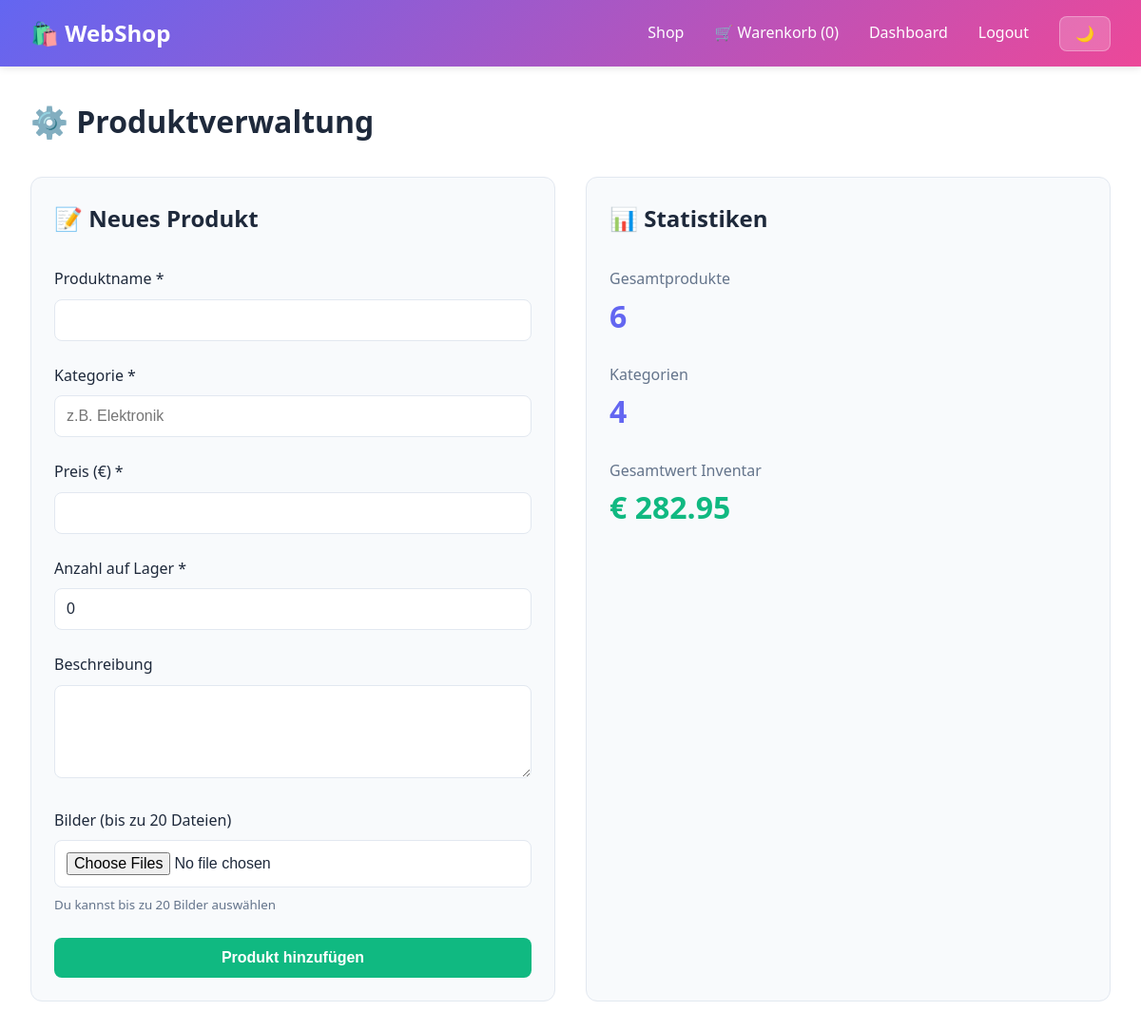
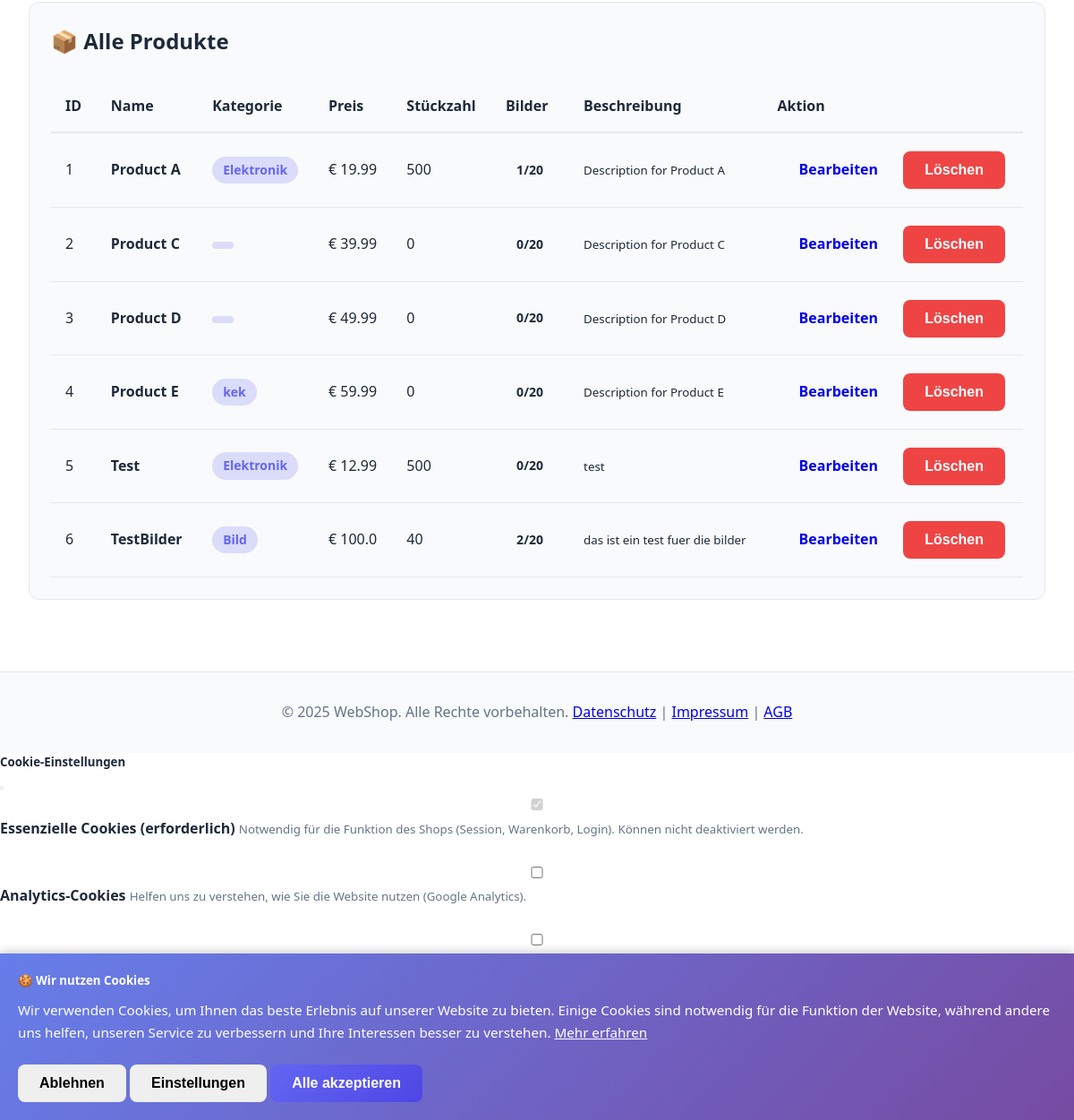
/admin/products (signed in), run on the app's committed database (2 pictures, top to bottom).
### tables this page shows
CREATE TABLE products (
            id INTEGER PRIMARY KEY AUTOINCREMENT,
            name TEXT NOT NULL,
            category TEXT,
            price REAL NOT NULL,
            description TEXT,
            images TEXT,
            stock INTEGER DEFAULT 0,
            created_at TEXT DEFAULT CURRENT_TIMESTAMP
        );

### src/app.py (the view, shortened to what this page needs)
@app.route("/admin/products", methods=["GET", "POST"])
def admin_products():
    user = session.get("user")
    if not user or user.get("role") != "admin":
        flash("Zugriff verweigert.", "danger")
        return redirect(url_for("index"))
    products = backend.get_all_products()
    cart = session.get("cart", [])
    cart_count = get_cart_item_count(cart)
    return render_template("admin_products.html", user=user, products=products, cart_count=cart_count)

### src/app.py (called while the page is built)
def get_cart_item_count(cart):
    return sum(int(item.get('quantity', 1)) for item in cart)

@app.before_request
def before_request():
    if request.path in ['/login', '/register', '/logout', '/cart', '/orders']:
        pass  # Wird bereits in den Routes geloggt

### src/storage/hybrid_backend.py (called while the page is built)
    def _try_sqlite(self, method_name, *args, **kwargs):
        if not self.sqlite:
            return None
        try:
            method = getattr(self.sqlite, method_name)
            return method(*args, **kwargs)
        except Exception as e:
            self._log_fallback(method_name, e)
            return None

    def get_all_products(self):
        result = self._try_sqlite('get_all_products')
        if result:
            return result
        return self.csv.get_all_products()

### src/storage/sqlite_backend.py (called while the page is built)
    def get_all_products(self):
        cursor = self.connection.cursor()
        cursor.execute('SELECT * FROM products')
        products = []
        for row in cursor.fetchall():
            product = dict(row)
            if product.get('images'):
                try:
                    product['images'] = json.loads(product['images'])
                except:
                    product['images'] = []
            else:
                product['images'] = []
            products.append(product)
        return products

### src/templates/admin_products.html (shortened to what this page needs)
{% extends "base.html" %}
{% block content %}
<div class="container">
    <h1 class="mb-4">⚙️ Produktverwaltung</h1>
    <div style="display: grid; grid-template-columns: 1fr 1fr; gap: 2rem; margin-bottom: 2rem;">
        <div class="card">
            <h2 class="mb-4">📝 Neues Produkt</h2>
            <form method="POST" enctype="multipart/form-data">
                <div class="form-group">
                    <label for="name">Produktname *</label>
                    <input type="text" id="name" name="name" required>
                </div>
                <div class="form-group">
                    <label for="category">Kategorie *</label>
                    <input type="text" id="category" name="category" placeholder="z.B. Elektronik" required>
                </div>
                <div class="form-group">
                    <label for="price">Preis (€) *</label>
                    <input type="number" id="price" name="price" step="0.01" min="0" required>
                </div>
                <div class="form-group">
                    <label for="stock">Anzahl auf Lager *</label>
                    <input type="number" id="stock" name="stock" step="1" min="0" value="0" required>
                </div>
                <div class="form-group">
                    <label for="description">Beschreibung</label>
                    <textarea id="description" name="description" rows="4" style="resize: vertical;"></textarea>
                </div>
                <div class="form-group">
                    <label for="images">Bilder (bis zu 20 Dateien)</label>
                    <input type="file" id="images" name="images" accept="image/*" multiple>
                    <small class="text-muted" style="display: block; margin-top: 0.5rem;">Du kannst bis zu 20
                        Bilder auswählen</small>
                </div>
                <button type="submit" class="btn btn-success btn-block">Produkt hinzufügen</button>
            </form>
        </div>
        <div class="card">
            <h2 class="mb-4">📊 Statistiken</h2>
            <div class="mb-3">
                <p class="text-muted">Gesamtprodukte</p>
                <h3 style="font-size: 2rem; color: var(--primary);">{{ products|length }}</h3>
            </div>
            <div class="mb-3">
                <p class="text-muted">Kategorien</p>
                <h3 style="font-size: 2rem; color: var(--primary);">
                    {{ (products | map(attribute='category') | unique | list | length) if products else 0 }}
                </h3>
            </div>
            <div>
                <p class="text-muted">Gesamtwert Inventar</p>
                <h3 style="font-size: 2rem; color: var(--success);">
                    € {{ "%.2f"|format(products | map(attribute='price') | map('float') | sum) if products else
                    0 }}
                </h3>
            </div>
        </div>
    </div>
    <div class="card">
        <h2 class="mb-3">📦 Alle Produkte</h2>
        {% if products %}
        <div style="overflow-x: auto;">
            <table>
                <thead>
                    <tr>
                        <th>ID</th>
                        <th>Name</th>
                        <th>Kategorie</th>
                        <th>Preis</th>
                        <th>Stückzahl</th>
                        <th>Bilder</th>
                        <th>Beschreibung</th>
                        <th>Aktion</th>
                    </tr>
                </thead>
                <tbody>
                    {% for product in products %}
                    <tr>
                        <td>{{ product.id }}</td>
                        <td><strong>{{ product.name }}</strong></td>
                        <td><span class="badge badge-primary">{{ product.category }}</span></td>
                        <td>€ {{ product.price }}</td>
                        <td>{{ product.stock or '0' }}</td>
                        <td><span class="badge">{{ (product.images|length if product.images else 0) }}/20</span>
                        </td>
                        <td><small>{{ product.description[:50] }}</small></td>
                        <td>
                            <a class="btn" href="/admin/edit-product/{{ product.id }}">Bearbeiten</a>
                            <form method="POST" action="/admin/delete-product/{{ product.id }}" style="display:inline;">
                                <button type="submit" class="btn btn-danger"
                                    onclick="return confirm('Wirklich löschen?')">Löschen</button>
                            </form>
                        </td>
                    </tr>
                    {% endfor %}
                </tbody>
            </table>
        </div>
        {% else %}
        <p class="text-muted">Noch keine Produkte vorhanden.</p>
        {% endif %}
    </div>
</div>
{% endblock %}

### src/static/style.css (style rules this page uses)
* { margin: 0; padding: 0; box-sizing: border-box; }
:root { --primary: #6366f1; --primary-dark: #4f46e5; --secondary: #ec4899; --bg-light: #ffffff; --bg-secondary: #f8fafc; --text-dark: #1e293b; --text-light: #64748b; --border: #e2e8f0; --success: #10b981; --danger: #ef4444; --warning: #f59e0b; }
body { font-family: 'Segoe UI', Tahoma, Geneva, Verdana, sans-serif; background-color: var(--bg-light); color: var(--text-dark); line-height: 1.6; transition: background-color 0.3s, color 0.3s; }
.container { max-width: 1200px; margin: 0 auto; padding: 2rem; }
.card { background: var(--bg-secondary); border-radius: 0.75rem; border: 1px solid var(--border); padding: 1.5rem; transition: transform 0.3s, box-shadow 0.3s; }
.form-group { margin-bottom: 1.5rem; }
label { display: block; margin-bottom: 0.5rem; font-weight: 500; color: var(--text-dark); }
input, select, textarea { width: 100%; padding: 0.75rem; border: 1px solid var(--border); border-radius: 0.5rem; background: var(--bg-light); color: var(--text-dark); font-size: 1rem; transition: border-color 0.3s; }
.btn { padding: 0.75rem 1.5rem; border: none; border-radius: 0.5rem; font-size: 1rem; cursor: pointer; transition: all 0.3s; font-weight: 600; text-decoration: none; display: inline-block; }
.btn-success { background: var(--success); color: white; }
.btn-danger { background: var(--danger); color: white; }
.btn-block { width: 100%; }
table { width: 100%; border-collapse: collapse; }
th { background: var(--bg-secondary); padding: 1rem; text-align: left; font-weight: 600; border-bottom: 2px solid var(--border); }
td { padding: 1rem; border-bottom: 1px solid var(--border); }
.mb-3 { margin-bottom: 1.5rem; }
.mb-4 { margin-bottom: 2rem; }
.text-muted { color: var(--text-light); }
.badge { display: inline-block; padding: 0.25rem 0.75rem; border-radius: 999px; font-size: 0.875rem; font-weight: 600; }
.badge-primary { background: rgba(99, 102, 241, 0.2); color: var(--primary); }

### data on the page
products: id "1", name "Product A", category "Elektronik", price "19.99", stock "500", images "1", description "Description for Product A"
products: id "2", name "Product C", price "39.99", stock "0", images "0", description "Description for Product C"
products: id "3", name "Product D", price "49.99", stock "0", images "0", description "Description for Product D"
products: id "4", name "Product E", category "kek", price "59.99", stock "0", images "0", description "Description for Product E"
products: id "5", name "Test", category "Elektronik", price "12.99", stock "500", images "0", description "test"
products: id "6", name "TestBilder", category "Bild", price "100.0", stock "40", images "2", description "das ist ein test fuer die bilder"

### other printed values
{{ cart_count or 0 }} "0"
{{ products|length }} "6"
